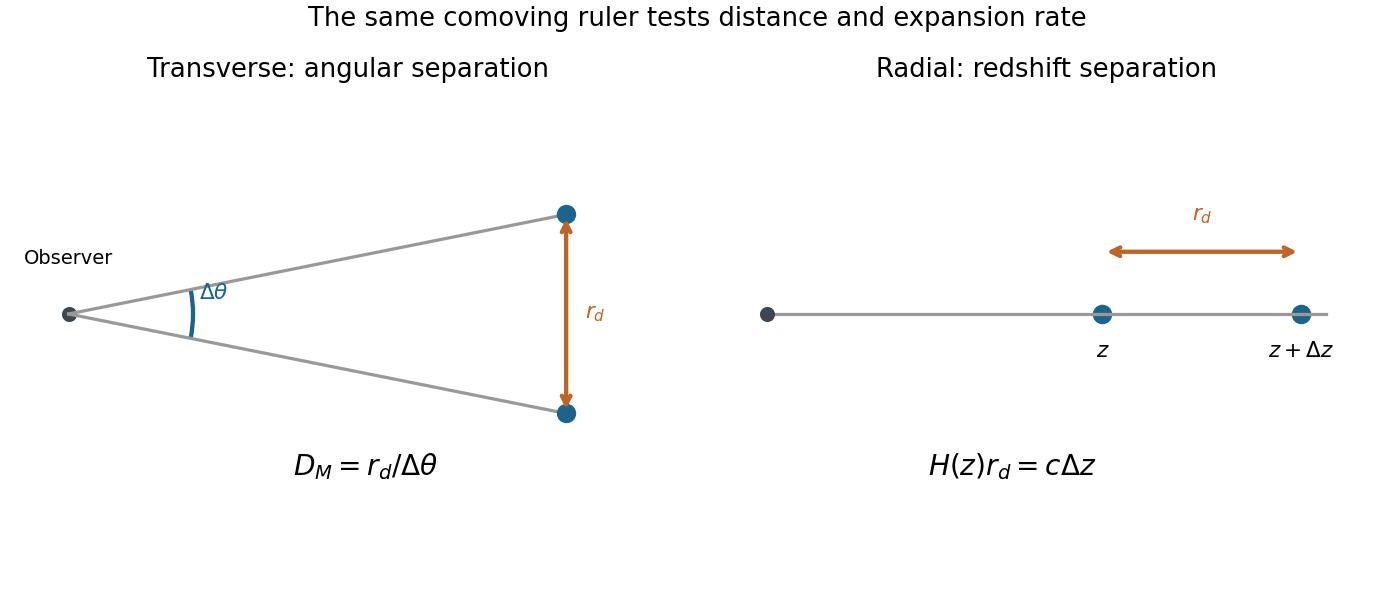

Write the Python code that produced this figure.
"""Original acoustic-ruler geometry; saves basename in current directory. Python 3.14."""
import matplotlib
matplotlib.use("Agg")
import matplotlib.pyplot as plt
from matplotlib.patches import Arc
fig, axes = plt.subplots(1,2,figsize=(9,3.8),layout="constrained")
for ax in axes:
    ax.set_aspect("equal"); ax.set_xlim(-.5,5); ax.set_ylim(-1.8,1.8); ax.axis("off")
ax=axes[0]
ax.plot(0,0,"o",color="#3d4752")
for y in [-.8,.8]:
    ax.plot([0,4],[0,y],color=".6"); ax.plot(4,y,"o",color="#1d648a",ms=8)
ax.annotate("",(4,-.8),(4,.8),arrowprops=dict(arrowstyle="<->",lw=2,color="#be6426"))
ax.text(4.15,0,r"$r_d$",va="center",color="#be6426")
ax.add_patch(Arc((0,0),2,2,theta1=-11.31,theta2=11.31,color="#1d648a",lw=2))
ax.text(1.05,.12,r"$\Delta\theta$",color="#1d648a")
ax.text(1.8,-1.3,r"$D_M=r_d/\Delta\theta$",fontsize=13)
ax.text(0,.4,"Observer",ha="center",fontsize=9)
ax.set_title("Transverse: angular separation")
ax=axes[1]
ax.plot([0,4.5],[0,0],color=".6"); ax.plot(0,0,"o",color="#3d4752")
ax.scatter([2.7,4.3],[0,0],s=65,color="#1d648a")
ax.annotate("",(2.7,.5),(4.3,.5),arrowprops=dict(arrowstyle="<->",lw=2,color="#be6426"))
ax.text(3.5,.75,r"$r_d$",ha="center",color="#be6426")
ax.text(2.7,-.35,r"$z$",ha="center"); ax.text(4.3,-.35,r"$z+\Delta z$",ha="center")
ax.text(1.3,-1.3,r"$H(z)r_d=c\Delta z$",fontsize=13)
ax.set_title("Radial: redshift separation")
fig.suptitle("The same comoving ruler tests distance and expansion rate")
fig.savefig("paper-1-acoustic-ruler.png",dpi=155,facecolor="white")
